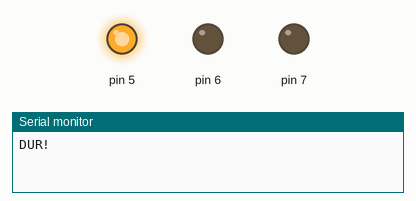
Bench run of a sketch on a simulated Arduino Uno, built with avr-gcc and run on an emulated ATmega328P. On the bench: output pins drawn as LEDs (lit = HIGH), the last lines printed to the serial monitor.

Above: at 1.0 s.
At 2.5 s:
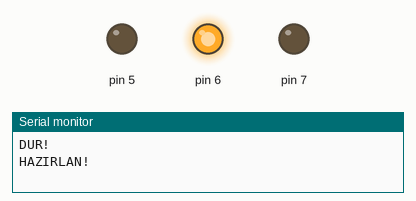
At 4.0 s:
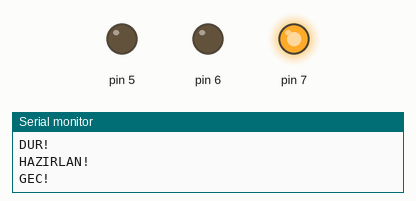
Timing chart, 0 to 6.5 s (numbered marks = the images above):
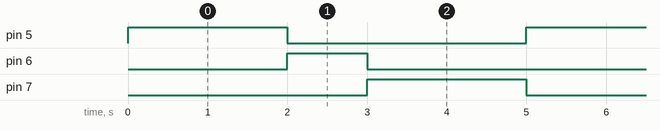

Measured:
- by itself, pin 5, pin 7: alternates HIGH for 2.0 s and LOW for 3.0 s
- by itself, pin 6: alternates HIGH for 1.0 s and LOW for 4.0 s
- by itself, everything shown: repeats every 5.0 s, in 3 steps

The sketch:

trafik_lambasi.ino
```cpp
void setup()
{
 pinMode(5,OUTPUT);
 pinMode(6,OUTPUT);
 pinMode(7,OUTPUT);
 Serial.begin(9600);
}

void loop()
{
 digitalWrite(5,HIGH);
 digitalWrite(6,LOW);
 digitalWrite(7,LOW);
 Serial.println("DUR!");
 delay(2000);
 digitalWrite(5,LOW);
 digitalWrite(6,HIGH);
 digitalWrite(7,LOW);
 Serial.println("HAZIRLAN!");
 delay(1000);
 digitalWrite(5,LOW);
 digitalWrite(6,LOW);
 digitalWrite(7,HIGH);
 Serial.println("GEC!");
 delay(2000);
}
```
